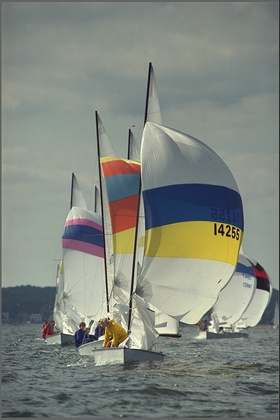
%> input picture Kodak09.jpg, 280 x 420 px, shrunk from 512 x 768 before the run
$ octave testLSB.m   (GNU Octave 9; MATLAB toolbox functions it lacks are replaced by stand-ins)
%> lines starting %> are read from the running program, lines starting %| are printed output that depends on the picture
clear all;
% read the image
[fn,pn]=uigetfile({'*.jpg','JPEG?files(*.jpg)';'*.bmp','BMP?files(*.bmp)'},'select?file?to?hide message');
%> the answer given: Kodak09.jpg
name=strcat(pn,fn);
I=imread(name);
%> I is the input picture: size 420x280x3 uint8; mean R, G, B 129.2, 134.4, 126.1
sz=size(I);
%> sz = [420 280 3]

% generate messages, hide them in image and do chi-square analysis
for k=1:4
    % generate secret message
    % rt is the coverage rate of secrete message
	rt=0+0.3*(k-1);
    row=round(sz(1)*rt);
    col=round(sz(2)*rt);
    msg = rand(1, row * col);
    msg = round(msg);
    msg = reshape(msg, row, col);

    % hide the message in image
    stg=I;
	stg(1:row,1:col)=bitset(stg(1:row,1:col),1,msg);
	imwrite(stg,strcat(pn,strcat(sprintf('stg_%?d_',floor(100*rt)),fn)),'bmp');

    % do chi-square analysis
    i=1;
	for rto=0.1:0.01:1
        row=round(sz(1)*rto);
        col=round(sz(2)*rto);
        p(k,i)=StgPrb(stg(1:row,1:col));
        i = i+1;
    end
end
%> after the loop, p = 91 columns, first 8: [0.139 0.104 0.105 0.0277 0.00339 0.000476 0.000455 0.000798; 0.876 0.93 0.931 0.907 0.909 0.913 0.924 0.861; 0.995 0.991 0.999 0.998 0.985 0.994 1 1; 0.99 0.999 0.986 0.999 1 0.999 0.999 0.993]

% show the result
figure;
[r, c] = size(p);
%> r = 4; c = 91
x = 1: c;
%> x = 91 values from 1 to 91
plot(x,p(1,:),'-', x,p(2,:),'-', x,p(3,:),'-', x,p(4,:),'-');
legend('coverage: 0 * 0','coverage: 0.3 * 0.3', 'coverage: 0.6 * 0.6', 'coverage: 0.9 * 0.9')
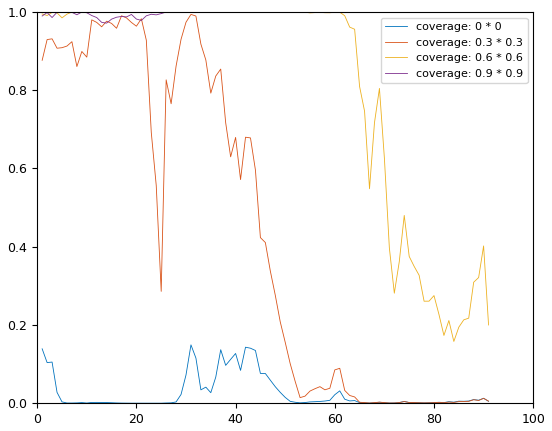
%> figure redrawn from the program's plot data; curve peaks at x = 31, y = 0.149; curve peaks at x = 31, y = 0.994; curve peaks at x = 31, y = 1; curve peaks at x = 67, y = 1
